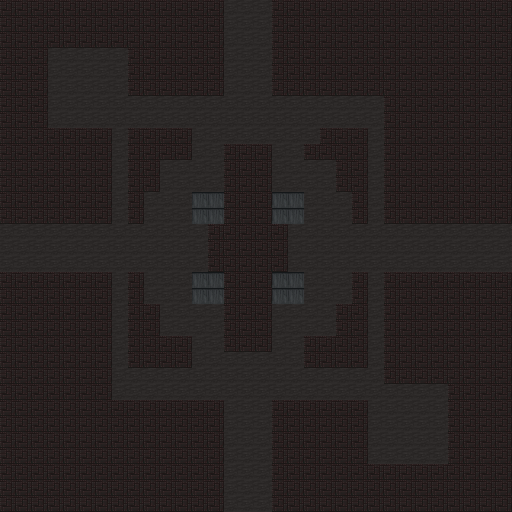

This game map was drawn from its Tiled (.tmx) file and the tilesets committed beside it. A one-line description and the trimmed map source follow:
An orthogonal 32x32 tile map with 16x16 px tiles, 3 tile layers (Floor, Tile Layer 1, Tile Layer 2) and 9 objects (9x special).

<map version="1.10" tiledversion="1.11.2" orientation="orthogonal" renderorder="right-down" width="32" height="32" tilewidth="16" tileheight="16" infinite="0" nextlayerid="5" nextobjectid="12">
 <tileset firstgid="1" source="../../tilesets/voxel.tsx" />
 <layer id="1" name="Floor" width="32" height="32">
  <data>[1024 cells, 1024 non-empty, 1 distinct tile ids]</data>
 </layer>
 <objectgroup id="4" name="Objects">
  <object id="2" name="room_transport" type="special" x="224" y="0" width="48" height="48">
   <properties>
    <property name="direction" value="up" />
   </properties>
  </object>
  <object id="3" name="room_transport" type="special" x="464" y="224" width="48" height="48">
   <properties>
    <property name="direction" value="right" />
   </properties>
  </object>
  <object id="4" name="room_transport" type="special" x="224" y="464" width="48" height="48">
   <properties>
    <property name="direction" value="down" />
   </properties>
  </object>
  <object id="5" name="room_transport" type="special" x="0" y="224" width="48" height="48">
   <properties>
    <property name="direction" value="left" />
   </properties>
  </object>
  <object id="7" name="dynamic_geo" type="special" x="224" y="0" width="64" height="64">
   <properties>
    <property name="height" type="int" value="1" />
    <property name="side" value="up" />
    <property name="tile" type="int" value="1" />
   </properties>
  </object>
  <object id="8" name="dynamic_geo" type="special" x="416" y="208" width="96" height="64">
   <properties>
    <property name="height" type="int" value="1" />
    <property name="side" value="right" />
    <property name="tile" type="int" value="1" />
   </properties>
  </object>
  <object id="9" name="dynamic_geo" type="special" x="224" y="432" width="64" height="80">
   <properties>
    <property name="height" type="int" value="1" />
    <property name="side" value="down" />
    <property name="tile" type="int" value="1" />
   </properties>
  </object>
  <object id="10" name="dynamic_geo" type="special" x="0" y="208" width="80" height="64">
   <properties>
    <property name="height" type="int" value="1" />
    <property name="side" value="left" />
    <property name="tile" type="int" value="1" />
   </properties>
  </object>
  <object id="11" name="heart" type="special" x="406.667" y="422.667">
   <point />
  </object>
 </objectgroup>
 <layer id="2" name="Tile Layer 1" width="32" height="32">
  <data>[1024 cells, 686 non-empty, 2 distinct tile ids]</data>
 </layer>
 <layer id="3" name="Tile Layer 2" width="32" height="32">
  <data>[1024 cells, 16 non-empty, 1 distinct tile ids]</data>
 </layer>
</map>
